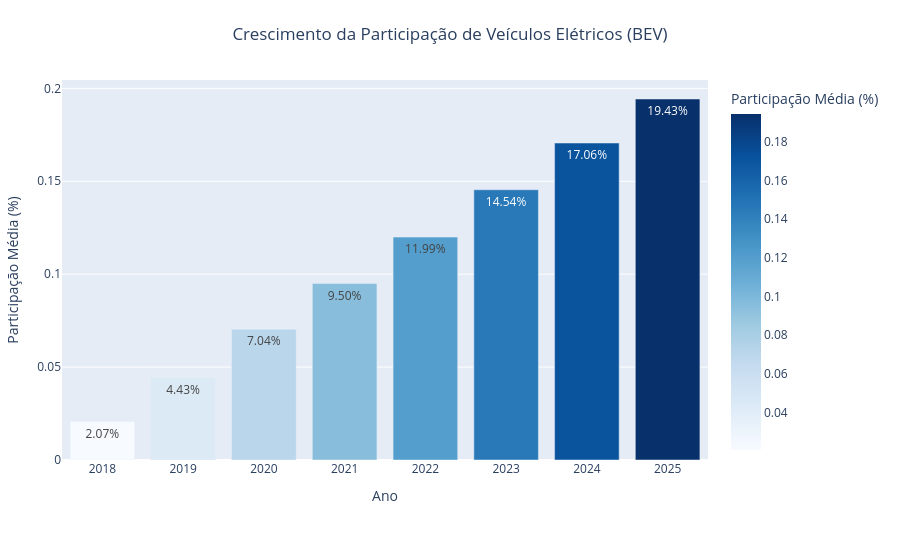

Write notebook code for a chart like this one.
### Code cell
import pandas as pd
import plotly.express as px

tabela_bmw = pd.read_csv("bmw_global_sales_2018_2025.csv")
# Carrega os dados da BMW.

transicao_eletrica = tabela_bmw.groupby('Year')['BEV_Share'].mean().reset_index()
# Calcula a média de elétricos por ano.

grafico_bev = px.bar(transicao_eletrica, x='Year', y='BEV_Share', 
                     title='Crescimento da Participação de Veículos Elétricos (BEV)',
                     labels={'BEV_Share': 'Participação Média (%)', 'Year': 'Ano'},
                     color='BEV_Share', 
                     color_continuous_scale='Blues',
                     text_auto='.2%') # Adiciona a porcentagem escrita em cima da barra
# Cria o gráfico de barras com as porcentagens visíveis.

# --- AJUSTE PARA NÃO CORTAR ---
grafico_bev.update_layout(
    margin=dict(l=50, r=50, t=80, b=100), # Aumenta o espaço nas bordas (Top e Bottom)
    xaxis=dict(type='category'),          # Garante que cada ano apareça como um nome, não um número corrido
    title_x=0.5                           # Centraliza o título para não cortar nas bordas
)

grafico_bev.show()
# Exibe o gráfico corrigido.

### Figure 1 — Plotly figure (JSON) as saved in the notebook; plotly's stock layout.template omitted (floating-point values rounded to 4 significant figures)
{"data": [{"hovertemplate": "Ano=%{x}<br>Participação Média (%)=%{marker.color}<extra></extra>", "legendgroup": "", "marker": {"color": [0.02065, 0.04435, 0.07037, 0.09497, 0.1199, 0.1454, 0.1706, 0.1943], "coloraxis": "coloraxis", "pattern": {"shape": ""}}, "name": "", "orientation": "v", "showlegend": false, "textposition": "auto", "texttemplate": "%{y:.2%}", "type": "bar", "x": [2018, 2019, 2020, 2021, 2022, 2023, 2024, 2025], "xaxis": "x", "y": [0.02065, 0.04435, 0.07037, 0.09497, 0.1199, 0.1454, 0.1706, 0.1943], "yaxis": "y"}], "layout": {"barmode": "relative", "coloraxis": {"colorbar": {"title": {"text": "Participação Média (%)"}}, "colorscale": [[0, "rgb(247,251,255)"], [0.125, "rgb(222,235,247)"], [0.25, "rgb(198,219,239)"], [0.375, "rgb(158,202,225)"], [0.5, "rgb(107,174,214)"], [0.625, "rgb(66,146,198)"], [0.75, "rgb(33,113,181)"], [0.875, "rgb(8,81,156)"], [1, "rgb(8,48,107)"]]}, "legend": {"tracegroupgap": 0}, "margin": {"b": 100, "l": 50, "r": 50, "t": 80}, "title": {"text": "Crescimento da Participação de Veículos Elétricos (BEV)", "x": 0.5}, "xaxis": {"anchor": "y", "domain": [0, 1], "title": {"text": "Ano"}, "type": "category"}, "yaxis": {"anchor": "x", "domain": [0, 1], "title": {"text": "Participação Média (%)"}}}}
